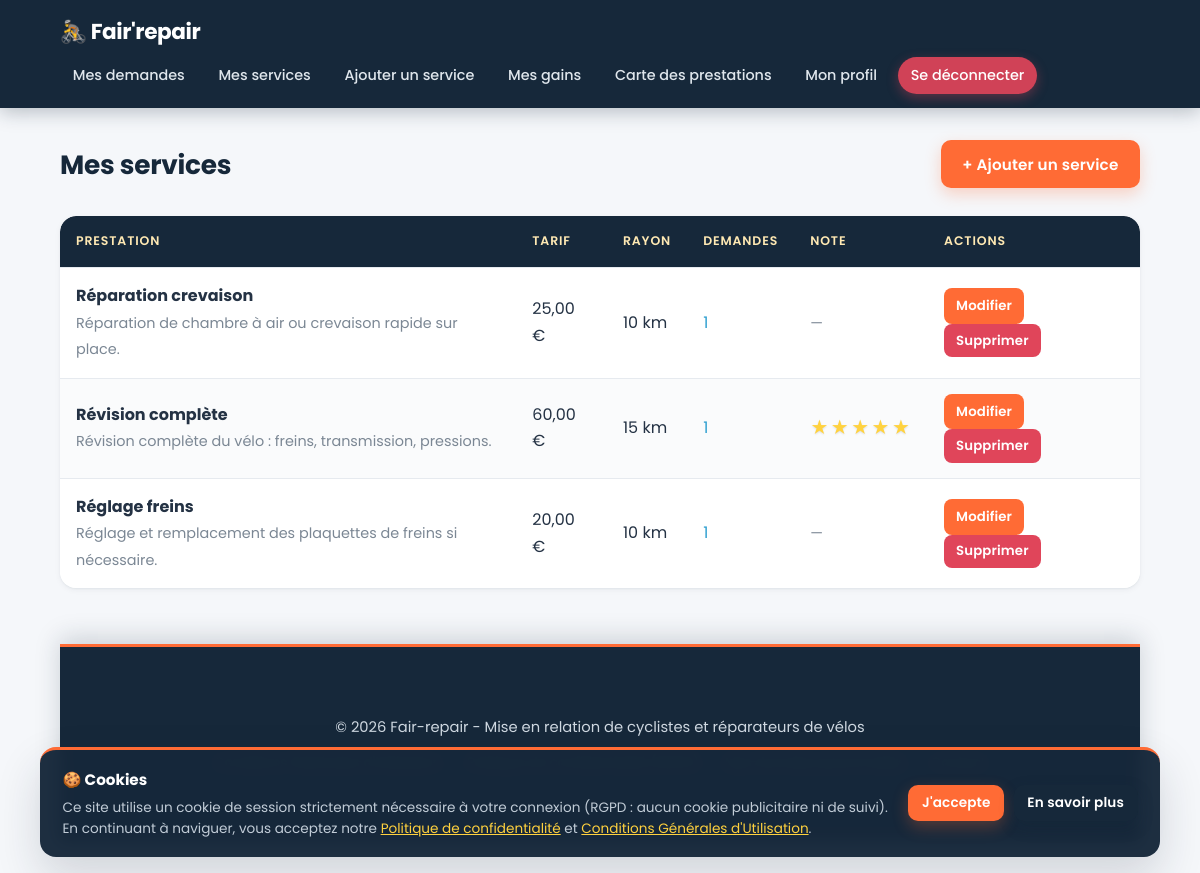
The page /mes_services.php (signed in) on the database its author committed.
### tables this page shows
CREATE TABLE `services` (
  `id` int unsigned NOT NULL AUTO_INCREMENT,
  `user_id` int unsigned NOT NULL,
  `titre` varchar(150) NOT NULL,
  `description` text NOT NULL,
  `tarif` decimal(10,2) NOT NULL,
  `rayon` int unsigned NOT NULL DEFAULT '10',
  `image` varchar(255) DEFAULT NULL,
  `created_at` timestamp NULL DEFAULT CURRENT_TIMESTAMP,
  `updated_at` timestamp NULL DEFAULT CURRENT_TIMESTAMP ON UPDATE CURRENT_TIMESTAMP,
  PRIMARY KEY (`id`),
  KEY `idx_user` (`user_id`),
  CONSTRAINT `fk_services_user` FOREIGN KEY (`user_id`) REFERENCES `users` (`id`) ON DELETE CASCADE
);

### mes_services.php (the view, shortened to what this page needs)
<?php
require_once 'db.php';
require_once 'helpers.php';
$reparateur_id = (int) $_SESSION['user_id'];
$stmt = $pdo->prepare("
    SELECT s.*,
           COUNT(DISTINCT r.id) AS nb_demandes,
           ROUND(AVG(a.note), 1) AS note_moyenne
    FROM services s
    LEFT JOIN reservations r ON r.service_id = s.id
    LEFT JOIN avis a ON a.reservation_id = r.id
    WHERE s.user_id = ?
    GROUP BY s.id
    ORDER BY s.created_at DESC
");
$stmt->execute([$reparateur_id]);
$services = $stmt->fetchAll();
require_once 'header.php';
?>
<div class="top-bar">
    <h1>Mes services</h1>
    <a href="ajouter_service.php" class="btn">+ Ajouter un service</a>
</div>
<?php if (empty($services)): ?>
    <div class="empty-message">
        Vous n'avez encore aucun service.
        <br><a href="ajouter_service.php" class="btn" style="margin-top: 1rem;">Créer ma première prestation</a>
    </div>
<?php else: ?>
    <div class="table-wrap">
        <table>
            <thead>
                <tr>
                    <th>Prestation</th>
                    <th>Tarif</th>
                    <th>Rayon</th>
                    <th>Demandes</th>
                    <th>Note</th>
                    <th>Actions</th>
                </tr>
            </thead>
            <tbody>
                <?php foreach ($services as $s): ?>
                    <tr>
                        <td>
                            <strong><?= htmlspecialchars($s['titre']) ?></strong><br>
                            <small class="muted"><?= htmlspecialchars(mb_strimwidth($s['description'], 0, 80, '...')) ?></small>
                        </td>
                        <td><?= number_format((float)$s['tarif'], 2, ',', ' ') ?> €</td>
                        <td><?= (int)$s['rayon'] ?> km</td>
                        <td><a href="mes_demandes.php"><?= (int)$s['nb_demandes'] ?></a></td>
                        <td>
                            <?php if ($s['note_moyenne'] !== null): ?>
                                <span class="stars"><?= etoiles((float)$s['note_moyenne']) ?></span>
                            <?php else: ?>
                                <span class="muted">—</span>
                            <?php endif; ?>
                        </td>
                        <td>
                            <a href="modifier_service.php?id=<?= (int)$s['id'] ?>" class="btn btn-action btn-accept">Modifier</a>
                            <form method="POST" class="form-inline" onsubmit="return confirm('Supprimer définitivement ce service ? Les réservations et avis associés seront supprimés.');">
                                <button type="submit" class="btn btn-action btn-reject">Supprimer</button>
                            </form>
                        </td>
                    </tr>
                <?php endforeach; ?>
            </tbody>
        </table>
    </div>
<?php endif; ?>
<?php require_once 'footer.php'; ?>

### helpers.php (shortened to what this page needs)
<?php
function etoiles(?float $note): string
{
    $note = (float)$note;
    $html = '';
    for ($i = 1; $i <= 5; $i++) {
        $html .= $i <= round($note) ? '★' : '<span class="stars-empty">★</span>';
    }
    return $html;
}

### style.css (style rules this page uses)
:root { --primary: #ff6b35; --primary-hover: #e8571f; --primary-soft: rgba(255, 107, 53, 0.12); --secondary: #16283a; --secondary-hover: #0e1c2b; --accent: #ffd23f; --bg-color: #f5f7fa; --card-bg: #ffffff; --text-color: #243244; --text-muted: #7b8794; --border-color: #e6eaef; --danger: #e0455a; --warning: #f5a524; --info: #2f9fd0; --success: #1f9d63; --gray: #8a94a0; --radius: 16px; --radius-sm: 10px; --shadow-sm: 0 1px 2px rgba(22, 40, 58, .05), 0 2px 6px rgba(22, 40, 58, .05); --shadow-md: 0 8px 22px rgba(22, 40, 58, .09); --shadow-lg: 0 20px 45px rgba(22, 40, 58, .16); --transition: .2s cubic-bezier(.4, 0, .2, 1); }
* { box-sizing: border-box; margin: 0; padding: 0; font-family: 'Poppins', 'Segoe UI', system-ui, -apple-system, sans-serif; }
html { scroll-behavior: smooth; }
body { background-color: var(--bg-color); color: var(--text-color); line-height: 1.65; -webkit-font-smoothing: antialiased; text-rendering: optimizeLegibility; }
h1, h2, h3, h4 { color: var(--secondary); font-weight: 600; line-height: 1.25; letter-spacing: -.01em; }
a { color: var(--info); text-decoration: none; transition: color var(--transition); }
.top-bar { display: flex; justify-content: space-between; align-items: center; gap: 1rem; flex-wrap: wrap; margin-bottom: 1.75rem; }
.top-bar h1 { font-size: 1.65rem; font-weight: 700; }
.btn { display: inline-block; padding: .72rem 1.35rem; background-color: var(--primary); color: #fff; border: none; border-radius: var(--radius-sm); font-weight: 600; font-size: .95rem; letter-spacing: .01em; cursor: pointer; text-align: center; text-decoration: none; box-shadow: 0 6px 16px rgba(255, 107, 53, .28); transition: background var(--transition), transform var(--transition), box-shadow var(--transition); }
.btn-danger, .btn-reject, .btn-cancel { background-color: var(--danger); box-shadow: 0 6px 16px rgba(224, 69, 90, .26); }
.btn-accept { background-color: var(--primary); }
.btn-action { border: none; padding: .42rem .75rem; border-radius: 8px; color: #fff; cursor: pointer; font-size: .83rem; font-weight: 600; margin-right: .3rem; box-shadow: none; transition: filter var(--transition), transform var(--transition); }
.form-inline { display: inline-block; }
.table-wrap { overflow-x: auto; border-radius: var(--radius); box-shadow: var(--shadow-sm); background: var(--card-bg); margin-bottom: 1.25rem; -webkit-overflow-scrolling: touch; }
table { width: 100%; border-collapse: collapse; background: var(--card-bg); border-radius: var(--radius); overflow: hidden; }
th, td { padding: .95rem 1rem; text-align: left; border-bottom: 1px solid var(--border-color); vertical-align: middle; }
th { background-color: var(--secondary); color: #ffe9b3; font-weight: 600; font-size: .78rem; text-transform: uppercase; letter-spacing: .07em; white-space: nowrap; }
tbody tr:nth-child(even) td { background-color: #fafbfc; }
tr:last-child td { border-bottom: none; }
.muted { color: var(--text-muted); font-size: .9rem; }
.stars { color: var(--accent); font-size: 1.1rem; letter-spacing: 2px; text-shadow: 0 1px 2px rgba(0, 0, 0, .12); }

### rows shown on the page
services: titre "Réparation crevaison", description "Réparation de chambre à air ou crevaison rapide sur place.", tarif "25,00", rayon "10", nb_demandes "1"
services: titre "Révision complète", description "Révision complète du vélo : freins, transmission, pressions.", tarif "60,00", rayon "15", nb_demandes "1"
services: titre "Réglage freins", description "Réglage et remplacement des plaquettes de freins si nécessaire.", tarif "20,00", rayon "10", nb_demandes "1"
